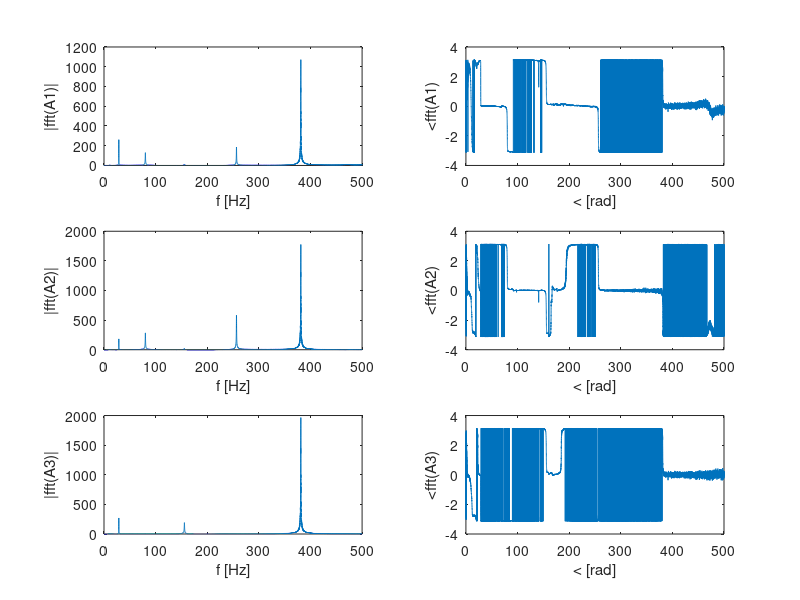
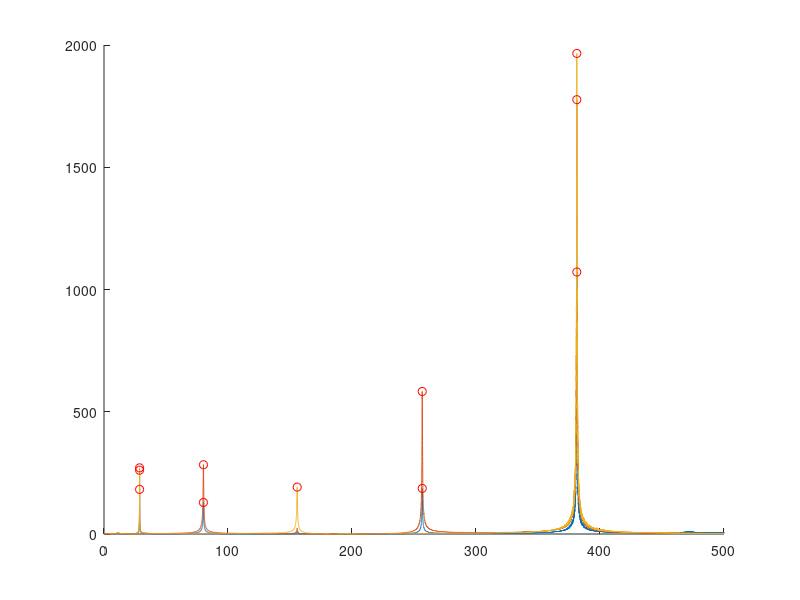
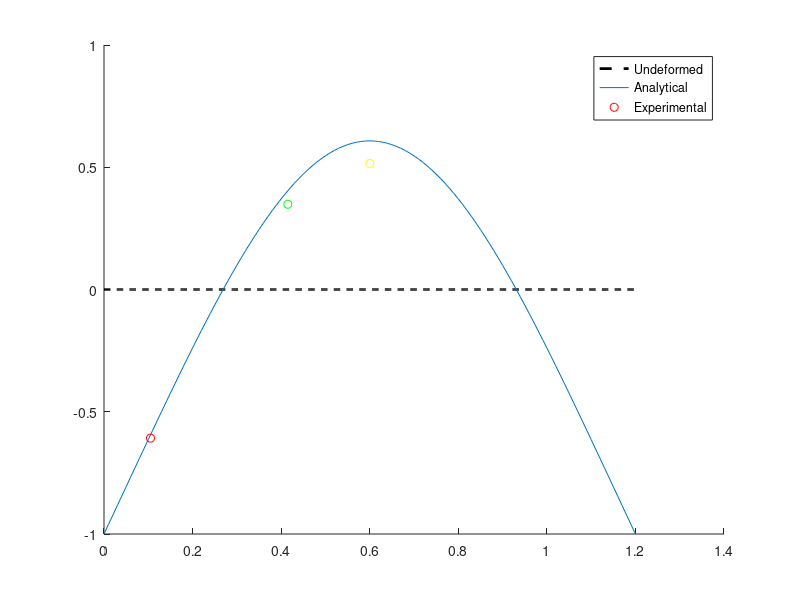
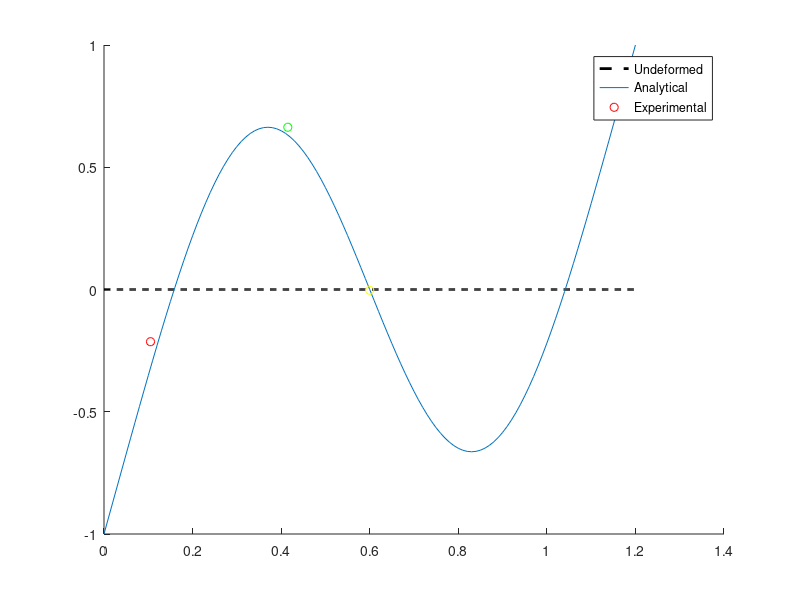

Reproduce these figures in MATLAB, in order.
%% Fundamentals of experimental modal analysis
% Mechanical Systems Dynamics

% DH1.mat hammer in DH1 position
% DH2.mat hammer in DH2 position
% RDH1.mat Acc1 and DH1 position interchanged
% (reciprocity against DH1.mat = If I swap the position of the imput force 
% and the measurement point the FRF remains the same.)
%
% freq: frequency vector (resolution 0.02 Hz)
% frf: frequency response functions (complex), collected by
% columns (A1,A2,A3)
% cohe: coherence functions, collected by columns (A1,A2,A3)

% Accelerometers are in A1, A2, A3 and hammering in DH1 and DH2

% ______A1______A2______A3_____DH1______DH2
%        |   ^   |       |      |   ^    |
% <-----> 105 mm |       |      |        |
% <--------------> 415 mm|      |        |
% <---------------------> 600 mm|        |
% <-----------------------------> 815 mm |
% <--------------------------------------> 1065 mm

% frequency resoltion is 0.02 Hz

close all;
clear all;
clc;

%% Natural frequencies
load('DH1.mat')
figure(1)
subplot(3,2,1); plot(freq,abs(frf(:,1))); xlabel('f [Hz]'); ylabel('|fft(A1)|'); % title('Accelerometer 1 - DH1');
subplot(3,2,3); plot(freq,abs(frf(:,2))); xlabel('f [Hz]'); ylabel('|fft(A2)|'); % title('Accelerometer 2 - DH1');
subplot(3,2,5); plot(freq,abs(frf(:,3))); xlabel('f [Hz]'); ylabel('|fft(A3)|'); % title('Accelerometer 3 - DH1');

subplot(3,2,2); plot(freq,angle(frf(:,1))); xlabel('< [rad]'); ylabel('<fft(A1)'); % title('Accelerometer 1 - DH1');
subplot(3,2,4); plot(freq,angle(frf(:,2))); xlabel('< [rad]'); ylabel('<fft(A2)'); % title('Accelerometer 2 - DH1');
subplot(3,2,6); plot(freq,angle(frf(:,3))); xlabel('< [rad]'); ylabel('<fft(A3)'); % title('Accelerometer 3 - DH1');

% load('DH2.mat')
% figure(2)
% subplot(3,1,1); plot(freq,frf(:,1)); xlabel('f [Hz]'); ylabel('|fft(A1)|'); % title('Accelerometer 1 - DH2'); 
% subplot(3,1,2); plot(freq,frf(:,2)); xlabel('f [Hz]'); ylabel('|fft(A2)|'); % title('Accelerometer 2 - DH2');
% subplot(3,1,3); plot(freq,frf(:,3)); xlabel('f [Hz]'); ylabel('|fft(A3)|'); % title('Accelerometer 3 - DH2');
%
% subplot(3,2,2); plot(freq,angle(frf(:,1)));  xlabel('< [rad]'); ylabel('<fft(A1)'); % title('Accelerometer 1 - DH2');
% subplot(3,2,4); plot(freq,angle(frf(:,2)));  xlabel('< [rad]'); ylabel('<fft(A2)'); % title('Accelerometer 2 - DH2');
% subplot(3,2,6); plot(freq,angle(frf(:,3)));  xlabel('< [rad]'); ylabel('<fft(A3)'); % title('Accelerometer 3 - DH2');
%
% load('RH1.mat')
% figure(3)
% subplot(3,1,1); plot(freq,frf(:,1)); xlabel('f [Hz]'); ylabel('|fft(A1)|'); % title('Accelerometer 1 - RH1');
% subplot(3,1,2); plot(freq,frf(:,2)); xlabel('f [Hz]'); ylabel('|fft(A1)|'); % title('Accelerometer 1 - RH1');
% subplot(3,1,3); plot(freq,frf(:,3)); xlabel('f [Hz]'); ylabel('|fft(A1)|'); % title('Accelerometer 1 - RH1');
%
% subplot(3,2,2); plot(freq,angle(frf(:,1))); xlabel('< [rad]'); ylabel('<fft(A1)'); % title('Accelerometer 1 - RH1');
% subplot(3,2,4); plot(freq,angle(frf(:,2))); xlabel('< [rad]'); ylabel('<fft(A2)'); % title('Accelerometer 2 - RH1');
% subplot(3,2,6); plot(freq,angle(frf(:,3))); xlabel('< [rad]'); ylabel('<fft(A3)'); % title('Accelerometer 3 - RH1');

ch1=abs(frf(:,1));
ch2=abs(frf(:,2));
ch3=abs(frf(:,3));

[picchi1,pos1]=findpeaks(ch1,'minpeakheight',100,'minpeakdistance',300);
[picchi2,pos2]=findpeaks(ch2,'minpeakheight',100,'minpeakdistance',300);
[picchi3,pos3]=findpeaks(ch3,'minpeakheight',100,'minpeakdistance',300);
% [...] = findpeaks(...,'MinPeakHeight',MPH) finds only those peaks that
%     are greater than the minimum peak height, MPH. MPH is a real-valued
%     scalar. The default value of MPH is -Inf.
% [...] = findpeaks(...,'MinPeakDistance',MPD) finds peaks separated by
%     more than the minimum peak distance, MPD. This parameter may be
%     specified to ignore smaller peaks that may occur in close proximity to
%     a large local peak.

figure(2); hold on;
plot(freq,ch1);
plot(freq,ch2);
plot(freq,ch3);
plot(freq(pos1),picchi1,'ro')
plot(freq(pos2),picchi2,'ro')
plot(freq(pos3),picchi3,'ro')

[picchi,pos]=findpeaks(ch1+ch2+ch3,'minpeakheight',200,'minpeakdistance',300);
nat_freq=freq(pos)

%% DAMPING RATIO (psi)
% Half-Power points (8.2.5.3 on Advanced Dynamics of Mechanical Systems)

sp=500;               % arbitrary wide interval to define a region around 
                      % the peak to find values of ch that are > of half power level G
                      
G=sqrt(2)/2*ch1(pos); % ch1 has olready been calculated with abs(...)
for ii=1:length(pos)  % for-cycle on natural frequencies
    act=pos(ii);
    val1=(find((ch1(act-sp:act+sp))>G(ii),1,'first')+act-sp-1); % trovo due valori (1 a destra e 2 a sinistra del picco) tali che lo spetro supera il valore di G
    % 1,'first' fa si che si trovi il primo valore per cui ch1(...)>G(ii)
    val2=(find((ch1(act-sp:act+sp))>G(ii),1,'last')+act-sp-1); % la posizione viene data rispetto al picco, +act-sp-1 serve a fornire il valore effettivo (sulla scala del grafico) della frequenza 
    % 1,'last' fa si che si trovi l'ultimo valore per cui ch1(...)>G(ii)
    om1=(freq(val1)-freq(val1-1))/(ch1(val1)-ch1(val1-1))*(G(ii)-ch1(val1-1))+freq(val1-1); %???
    om2=(freq(val2+1)-freq(val2))/(ch1(val2+1)-ch1(val2))*(G(ii)-ch1(val2))+freq(val2);
    psiHP(ii,1)=(om2^2-om1^2)/(4*nat_freq(ii)^2);
end

G=sqrt(2)/2*ch2(pos);
for ii=1:length(pos)
    
    act=pos(ii);
    val1=(find((ch2(act-sp:act+sp))>G(ii),1,'first')+act-sp-1);
    val2=(find((ch2(act-sp:act+sp))>G(ii),1,'last')+act-sp-1);
    om1=(freq(val1)-freq(val1-1))/(ch2(val1)-ch2(val1-1))*(G(ii)-ch2(val1-1))+freq(val1-1);
    om2=(freq(val2+1)-freq(val2))/(ch2(val2+1)-ch2(val2))*(G(ii)-ch2(val2))+freq(val2);
    psiHP(ii,2)=(om2^2-om1^2)/(4*nat_freq(ii)^2);
end

G=sqrt(2)/2*ch3(pos);
for ii=1:length(pos)
    
    act=pos(ii);
    val1=(find((ch3(act-sp:act+sp))>G(ii),1,'first')+act-sp-1);
    val2=(find((ch3(act-sp:act+sp))>G(ii),1,'last')+act-sp-1);
    om1=(freq(val1)-freq(val1-1))/(ch3(val1)-ch3(val1-1))*(G(ii)-ch3(val1-1))+freq(val1-1);
    om2=(freq(val2+1)-freq(val2))/(ch3(val2+1)-ch3(val2))*(G(ii)-ch3(val2))+freq(val2);
    psiHP(ii,3)=(om2^2-om1^2)/(4*nat_freq(ii)^2);
end
format shortEng % Engineering format that has at least 5 digits and a power that is a multiple of three
psiHP

% Slope of the phase
slope=(angle(frf(pos+1,1))-angle(frf(pos-1,1)))/(0.04); % numerical derivate (incremental product)
psiSP(:,1)=-1./(nat_freq.*slope);
slope=(angle(frf(pos+1,2))-angle(frf(pos-1,2)))/(0.04);
psiSP(:,2)=-1./(nat_freq.*slope);
slope=(angle(frf(pos+1,3))-angle(frf(pos-1,3)))/(0.04);
psiSP(:,3)=-1./(nat_freq.*slope);
psiSP

%% MODE SHAPES
figure(3)
hold on
load('modes.mat')   % Analytical solution normalized to mode1
% plot(modes.x,modes.y)
x1=0.105;
x2=0.415;
x3=0.6;
L=1.2;
xdis=linspace(0,L,1000);
undeformed=@(x) x*0;

% For each frequency (mode shape), the ratio among the peaks |Gk(om_i)| along
% with the relative phase \(Gk(om_i) of different accelerometers k give the
% shape of the mode.
pti(:,1)=ch1(pos)./angle(frf(pos,1));
pti(:,2)=ch2(pos)./angle(frf(pos,2));
pti(:,3)=ch3(pos)./angle(frf(pos,3));
%pti1=pti1./(max(abs(pti1)*max(modes.y)));
%pti2=pti2./(max(abs(pti2)));
%pti3=pti3./(max(abs(pti3)));

% Normalization
for ii=1:length(nat_freq) 
    switch ii
        case 1 % every mode of vibration is divided for the maximum between 
               % all the modes 'max(abs(pti(ii,:))' and multiplied for it's own maximum
            pti(ii,:)=-pti(ii,:)/max(abs(pti(ii,:)))*max(modes.y(:,ii));
        case 2
            pti(ii,:)=pti(ii,:)/max(abs(pti(ii,:)))*max(modes.y(10:end-10,ii)); % 10:end-10 is needed to correct the plot after normalization
        case 3
            pti(ii,:)=-pti(ii,:)/max(abs(pti(ii,:)))*max(modes.y(10:end-10,ii));
        case 4
            pti(ii,:)=-pti(ii,:)/max(abs(pti(ii,:)))*max(modes.y(10:end-10,ii));
        case 5
            pti(ii,:)=pti(ii,:)/max(abs(pti(ii,:)))*max(modes.y(10:end-10,ii));
            
    end
end

for ii=1:length(nat_freq)
    figure(2+ii);
    hold on;
    plot(xdis,undeformed(xdis),'--k','linewidth',2);
    plot(modes.x,modes.y(:,ii));
    plot(x1,pti(ii,1),'ro')
    plot(x2,pti(ii,2),'go')
    plot(x3,pti(ii,3),'yo')
    legend('Undeformed','Analytical','Experimental');
    
end

%% CHECK

% 'cohe' tells how linear is the sistem at a specific frequency 
% (ideally is always =1). 
% cohe(f_i)<1 => the system doesn't behave linearly at that frequency.

figure(10)
hold on;
plot(freq,cohe)
legend('ch1','ch2','ch3')
